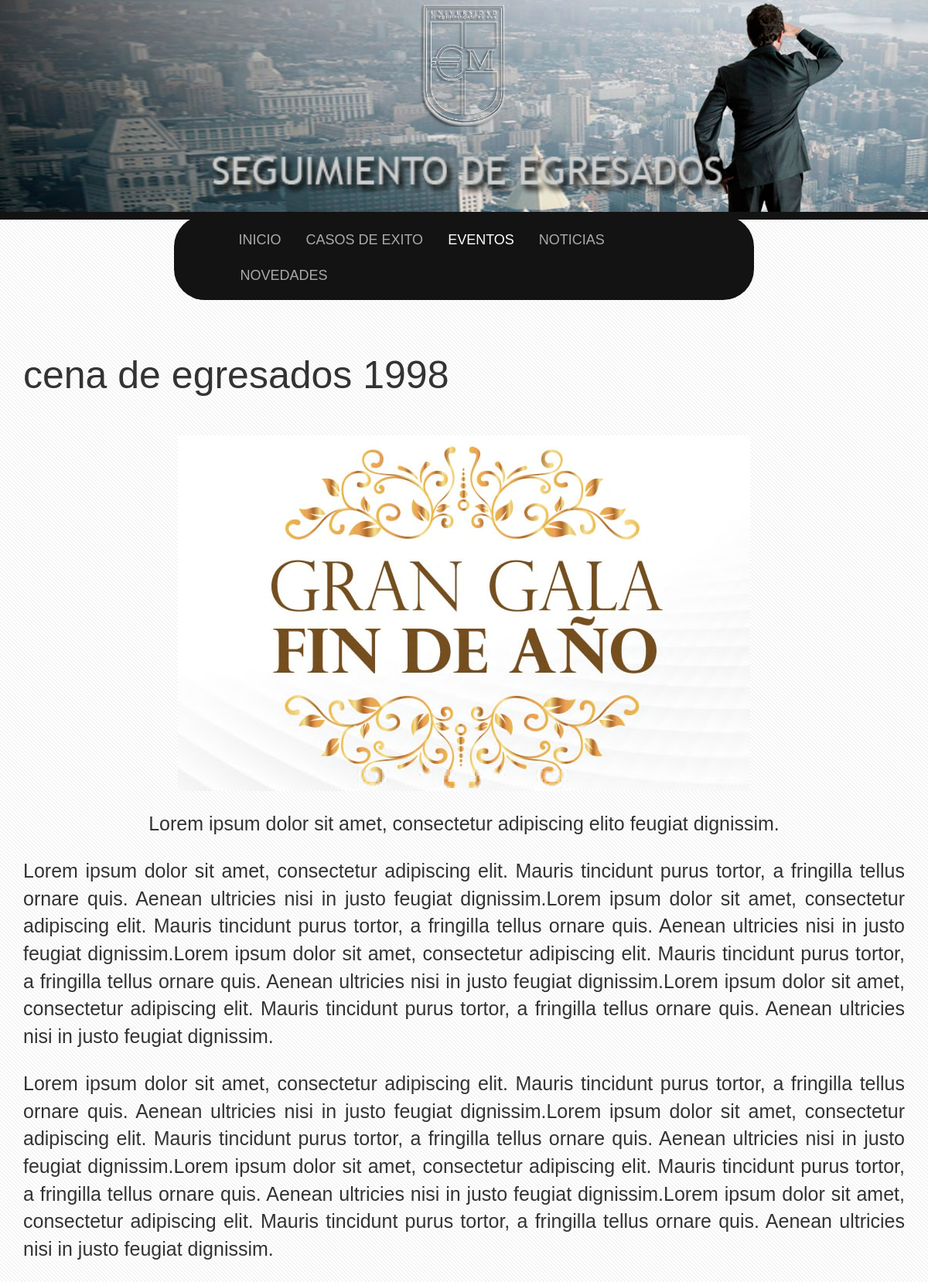
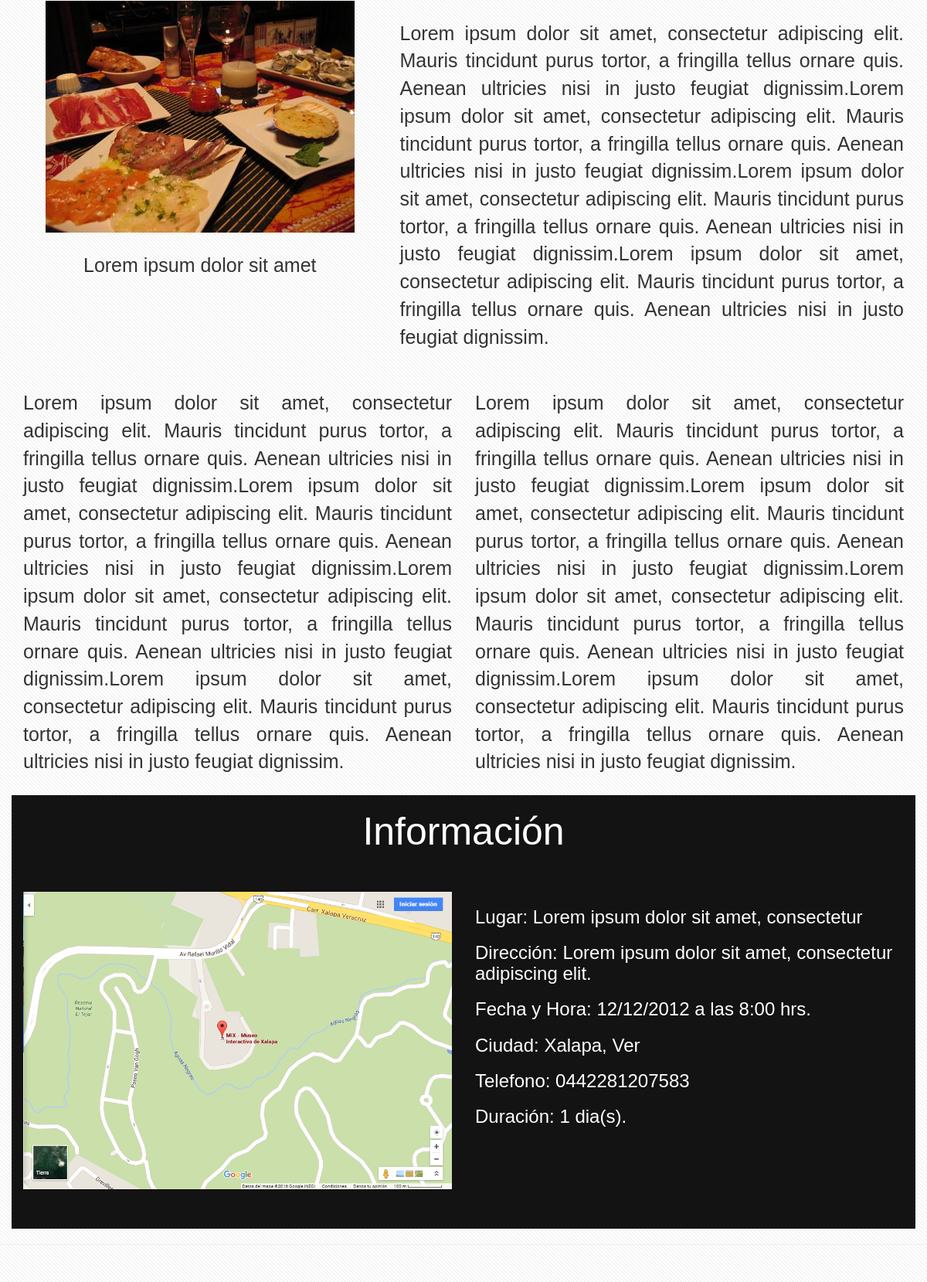
The app's page /php/evento-2.php (upper part) with its own data (2 pictures, top to bottom).
### tables this page shows
CREATE TABLE `eventos` (
  `id_evento` int(11) NOT NULL,
  `titulo` varchar(45) NOT NULL,
  `texto1` text NOT NULL,
  `img1` text NOT NULL,
  `img2` text NOT NULL,
  `img3` text NOT NULL,
  `pieimg1` varchar(100) NOT NULL,
  `pieimg2` varchar(50) NOT NULL,
  `texto2` text NOT NULL,
  `texto3` text NOT NULL,
  `texto4` text NOT NULL,
  `texto5` text NOT NULL,
  `lugar` varchar(50) NOT NULL,
  `direccion` varchar(60) NOT NULL,
  `fecha` varchar(10) NOT NULL,
  `hora` varchar(5) NOT NULL,
  `ciudad` varchar(50) NOT NULL,
  `telefono` varchar(13) NOT NULL,
  `duracion` int(1) NOT NULL,
  `estado` varchar(9) NOT NULL
);

### php/evento-2.php (the view, shortened to what this page needs)
<?php include "../config/cabecera-evento.inc";
include "../config/config.inc";
$conexion = mysqli_connect($servidor, $usuario, $contrasena, $basededatos);
mysqli_set_charset($conexion, "utf8");
$peticion = "SELECT * FROM eventos WHERE estado='Activo2'";
$resultado = mysqli_query($conexion, $peticion);
$peticion2 = "SELECT titulo, texto1 FROM eventos WHERE estado='Activo1'";
$resultado2 = mysqli_query($conexion, $peticion2);
$peticion3 = "SELECT titulo, texto1 FROM eventos WHERE estado='Activo3'";
$resultado3 = mysqli_query($conexion, $peticion3);
$peticion4 = "SELECT titulo, texto1 FROM eventos WHERE estado='Activo4'";
$resultado4 = mysqli_query($conexion, $peticion4);
?>
<div id="evento" class="container">
	<div class="row">
		<?php
		while ($fila = mysqli_fetch_array($resultado)){
		echo'
		<div class="col-xs-12">
			<h1>'.$fila["titulo"].'</h1>
			<img class="img-responsive center-block" src="../img/temp/evento2-2.png" alt="congreso 2016">
			<p class="text-center" id="pie-img" >'.$fila["pieimg1"].'</p>
			<p class="text-justify">'.$fila["texto1"].'</p>
			<p id="texto-resaltado" class="text-justify">'.$fila["texto2"].'</p>
			<div class="row">
				<div class="col-xs-12 col-md-5">
					<img class="img-responsive center-block" src="../img/temp/evento2-3.png" alt="congreso euro">
					<p class="text-center" id="pie-img" >'.$fila["pieimg2"].'</p>
				</div>
				<div class="col-xs-12 col-md-7">
					<p class="text-justify">'.$fila["texto3"].'</p>
				</div>
			</div>
			<div class="row">
				<div class="col-xs-12 col-md-6">
					<p class="text-justify">'.$fila["texto4"].'</p>
				</div>
				<div class="col-xs-12 col-md-6">
					<p class="text-justify">'.$fila["texto5"].'</p>
				</div>
			</div>
			<div id="informacion" class="row">
				<h1 class="text-center">Información</h1>
				<div class="col-xs-12 col-md-6">
					<img id="mapa" class="img-responsive" src="../img/mapa.png" alt="googlemap">
				</div>
				<div id="info-detalle" class="col-xs-12 col-md-6">
					<h3>Lugar: <span>'.$fila["lugar"].'</span></h3>
					<h3>Dirección: <span>'.$fila["direccion"].'</span></h3>
					<h3>Fecha y Hora: <span>'.$fila["fecha"].'</span><span> a las '.$fila["hora"].' hrs.</span></h3>
					<h3>Ciudad: <span>'.$fila["ciudad"].'</span></h3>
					<h3>Telefono: <span>'.$fila["telefono"].'</span>
					<h3>Duración: <span>'.$fila["duracion"].' dia(s).</span></h3>
				</div>
			</div>
		</div>
	</div>
</div>
<hr>
<div id="mas-eventos">
	<div class="container">
		<div class="row">
		<h1>Eventos UEH</h1>
			<div class="evento col-xs-12 col-sm-6 col-md-4">
				<a href="evento-1.php">
					';
					while ($fila2 = mysqli_fetch_array($resultado2)){
					echo'
					<img class="img-responsive center-block" src="../img/temp/evento1-1.png" alt="imagen-evento">
					<p class="text-center titulo-evento">'.$fila2["titulo"].'</p>
					<p class="text-justify">'.$fila2["texto1"].'</p>
					</a>
				<a href="evento-1.php"><button class="btn btn-default btn-lg btn-block" type="button">Leer Mas</button></a>
					';
					}
					echo'
			</div>
			<div class="evento col-xs-12 col-sm-6 col-md-4">
				<a href="evento-3.php">
					';
					while ($fila3 = mysqli_fetch_array($resultado3)){
					echo'
					<img class="img-responsive center-block" src="../img/temp/evento3-1.png" alt="imagen-evento">
					<p class="text-center titulo-evento">'.$fila3["titulo"].'</p>
					<p class="text-justify">'.$fila3["texto1"].'</p>
					</a>
					<a href="evento-3.php"><button class="btn btn-default btn-lg btn-block" type="button">Leer Mas</button></a>
					';
					}
					echo'
			</div>
			<div class="evento col-xs-12 col-sm-6 col-md-4">
				<a href="evento-4.php">
					';
					while ($fila4 = mysqli_fetch_array($resultado4)){
					echo'
					<img class="img-responsive center-block" src="../img/temp/evento4-1.png" alt="imagen-evento">
					<p class="text-center titulo-evento">'.$fila4["titulo"].'</p>
					<p class="text-justify">'.$fila4["texto1"].'</p>
					</a>
					<a href="evento-4.php"><button class="btn btn-default btn-lg btn-block" type="button">Leer Mas</button></a>
					';
					}
					echo'
			</div>
			';
			}
			 ?>
		</div>
	</div>
</div>
<?php include "../config/pie.inc" ?>

### css/caso-exito.css (style rules this page uses)
body { font-family : "Trebuchet MS", Arial, Helvetica, sans-serif; background: #fff url(../img/overlay.png) repeat; }
#caso-exito h1, #caso-exito h3, { margin-bottom: 30px; }
#evento { margin-top: 100px; font-size: 2.5rem; }
#evento h1 { font-size: 5rem; margin-bottom: 50px; }
#evento p { margin-top: 25px; margin-bottom: 25px; }
#informacion { background-color: #131313; color: #fff; padding-bottom: 50px; }

### records on screen
eventos: titulo "cena de egresados 1998", pieimg1 "Lorem ipsum dolor sit amet, consectetur adipiscing elito feugiat dignissim.", texto1 "Lorem ipsum dolor sit amet, consectetur adipiscing elit. Mauris tincidunt purus tortor, a fringilla tellus ornare quis. Aenean ultricies nisi in justo feugiat dignissim.Lorem ipsum dolor sit amet, consectetur adipiscing elit. Mauris tincidunt purus tortor, a fringilla tellus ornare quis. Aenean ultricies nisi in justo feugiat dignissim.Lorem ipsum dolor sit amet, consectetur adipiscing elit. Mauris tincidunt purus tortor, a fringilla tellus ornare quis. Aenean ultricies nisi in justo feugiat dignissim.Lorem ipsum dolor sit amet, consectetur adipiscing elit. Mauris tincidunt purus tortor, a fringilla tellus ornare quis. Aenean ultricies nisi in justo feugiat dignissim.", texto2 "Lorem ipsum dolor sit amet, consectetur adipiscing elit. Mauris tincidunt purus tortor, a fringilla tellus ornare quis. Aenean ultricies nisi in justo feugiat dignissim.Lorem ipsum dolor sit amet, consectetur adipiscing elit. Mauris tincidunt purus tortor, a fringilla tellus ornare quis. Aenean ultricies nisi in justo feugiat dignissim.Lorem ipsum dolor sit amet, consectetur adipiscing elit. Mauris tincidunt purus tortor, a fringilla tellus ornare quis. Aenean ultricies nisi in justo feugiat dignissim.Lorem ipsum dolor sit amet, consectetur adipiscing elit. Mauris tincidunt purus tortor, a fringilla tellus ornare quis. Aenean ultricies nisi in justo feugiat dignissim.", pieimg2 "Lorem ipsum dolor sit amet", texto3 "Lorem ipsum dolor sit amet, consectetur adipiscing elit. Mauris tincidunt purus tortor, a fringilla tellus ornare quis. Aenean ultricies nisi in justo feugiat dignissim.Lorem ipsum dolor sit amet, consectetur adipiscing elit. Mauris tincidunt purus tortor, a fringilla tellus ornare quis. Aenean ultricies nisi in justo feugiat dignissim.Lorem ipsum dolor sit amet, consectetur adipiscing elit. Mauris tincidunt purus tortor, a fringilla tellus ornare quis. Aenean ultricies nisi in justo feugiat dignissim.Lorem ipsum dolor sit amet, consectetur adipiscing elit. Mauris tincidunt purus tortor, a fringilla tellus ornare quis. Aenean ultricies nisi in justo feugiat dignissim.", texto4 "Lorem ipsum dolor sit amet, consectetur adipiscing elit. Mauris tincidunt purus tortor, a fringilla tellus ornare quis. Aenean ultricies nisi in justo feugiat dignissim.Lorem ipsum dolor sit amet, consectetur adipiscing elit. Mauris tincidunt purus tortor, a fringilla tellus ornare quis. Aenean ultricies nisi in justo feugiat dignissim.Lorem ipsum dolor sit amet, consectetur adipiscing elit. Mauris tincidunt purus tortor, a fringilla tellus ornare quis. Aenean ultricies nisi in justo feugiat dignissim.Lorem ipsum dolor sit amet, consectetur adipiscing elit. Mauris tincidunt purus tortor, a fringilla tellus ornare quis. Aenean ultricies nisi in justo feugiat dignissim.", texto5 "Lorem ipsum dolor sit amet, consectetur adipiscing elit. Mauris tincidunt purus tortor, a fringilla tellus ornare quis. Aenean ultricies nisi in justo feugiat dignissim.Lorem ipsum dolor sit amet, consectetur adipiscing elit. Mauris tincidunt purus tortor, a fringilla tellus ornare quis. Aenean ultricies nisi in justo feugiat dignissim.Lorem ipsum dolor sit amet, consectetur adipiscing elit. Mauris tincidunt purus tortor, a fringilla tellus ornare quis. Aenean ultricies nisi in justo feugiat dignissim.Lorem ipsum dolor sit amet, consectetur adipiscing elit. Mauris tincidunt purus tortor, a fringilla tellus ornare quis. Aenean ultricies nisi in justo feugiat dignissim.", lugar "Lorem ipsum dolor sit amet, consectetur", direccion "Lorem ipsum dolor sit amet, consectetur adipiscing elit.", fecha "12/12/2012", hora "8:00", ciudad "Xalapa, Ver", telefono "0442281207583", duracion "1"
